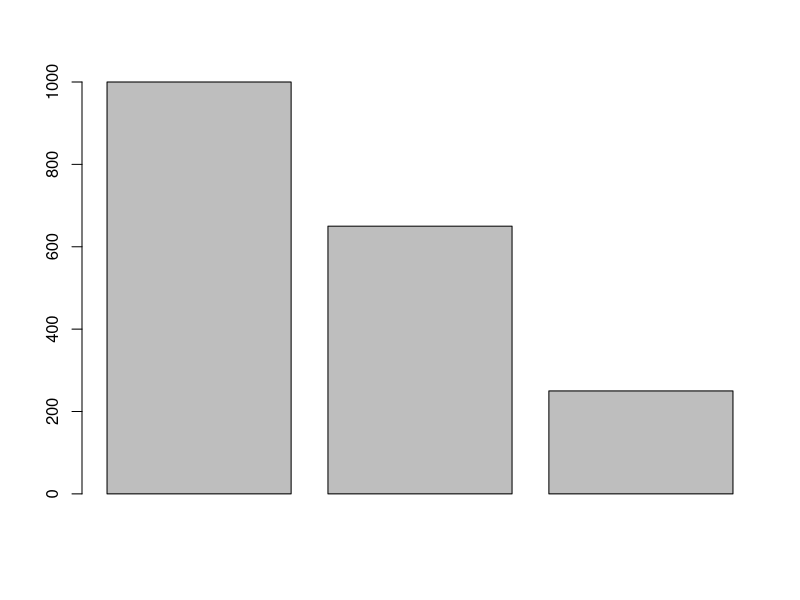
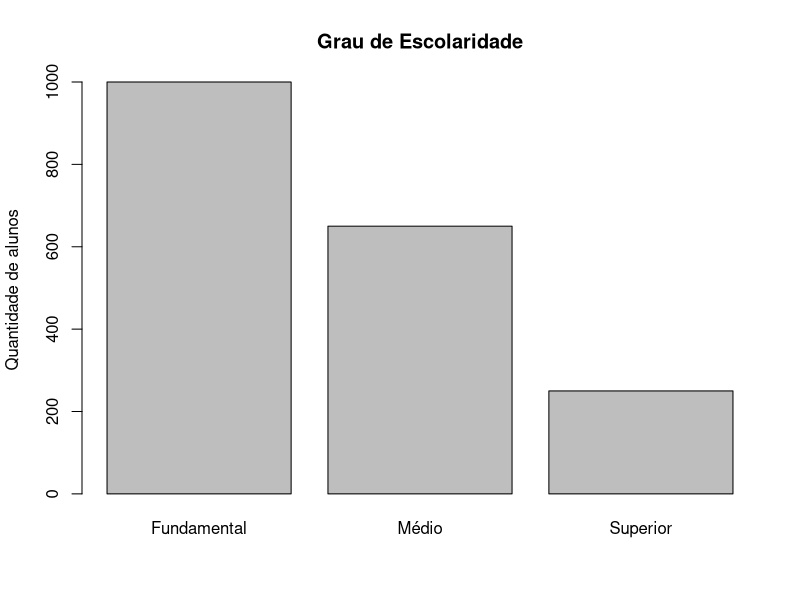
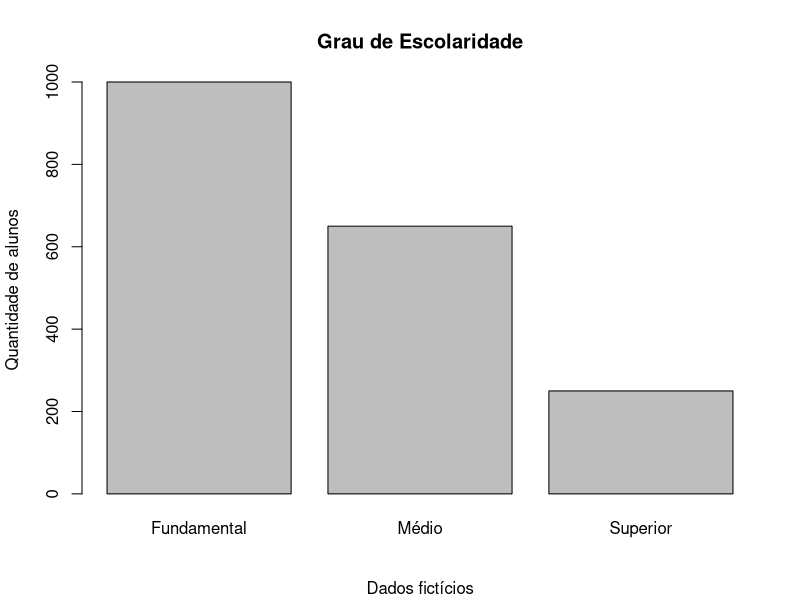
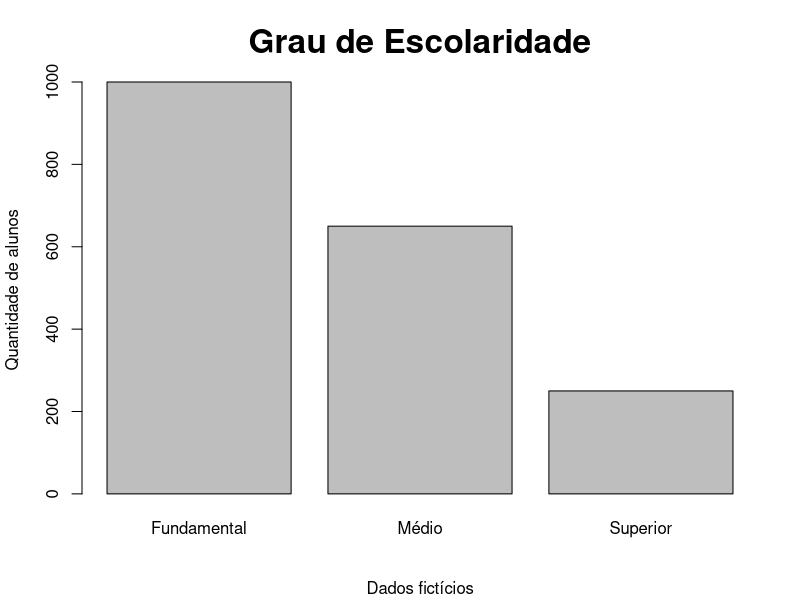
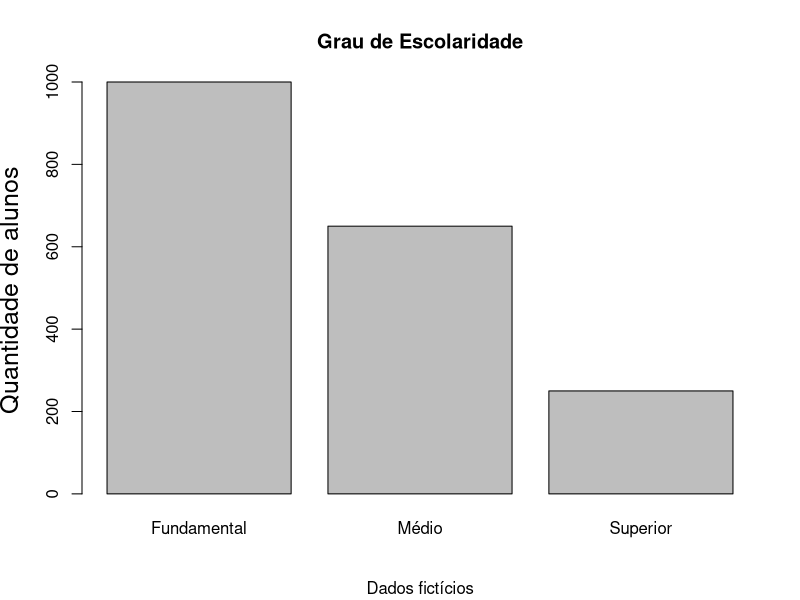
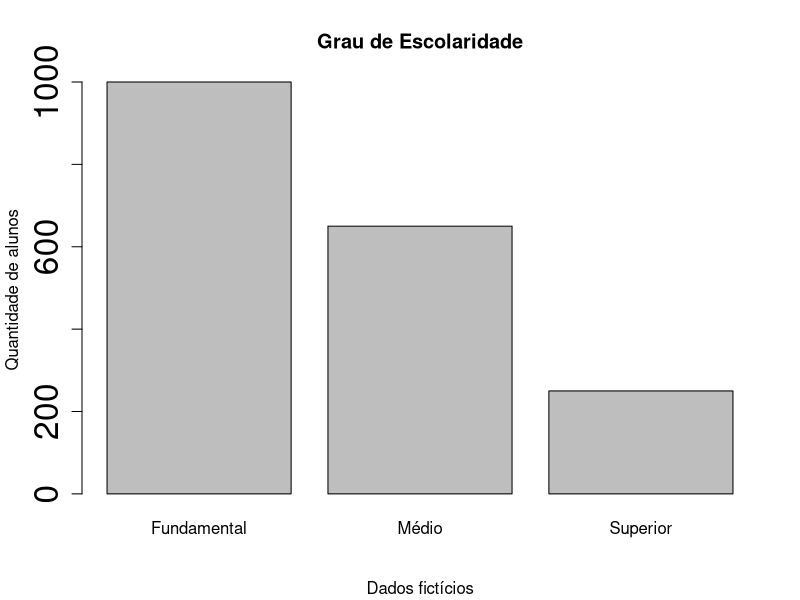
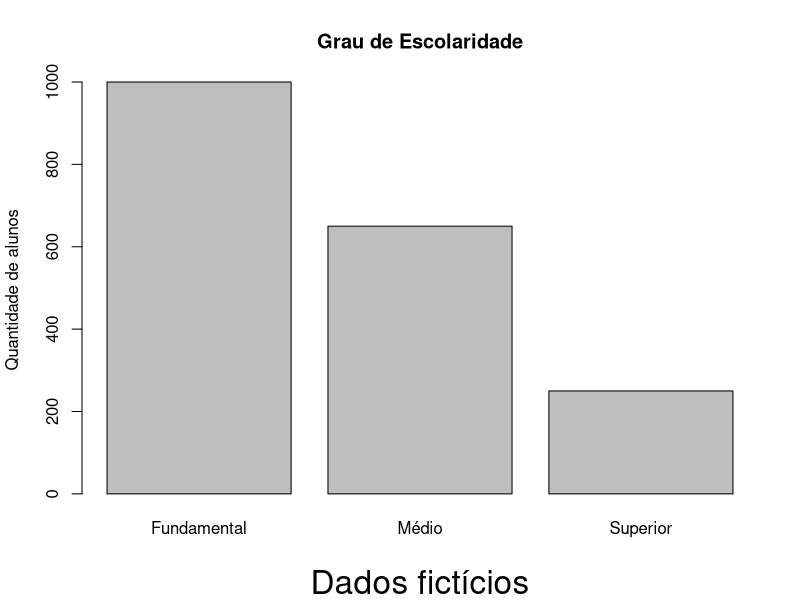
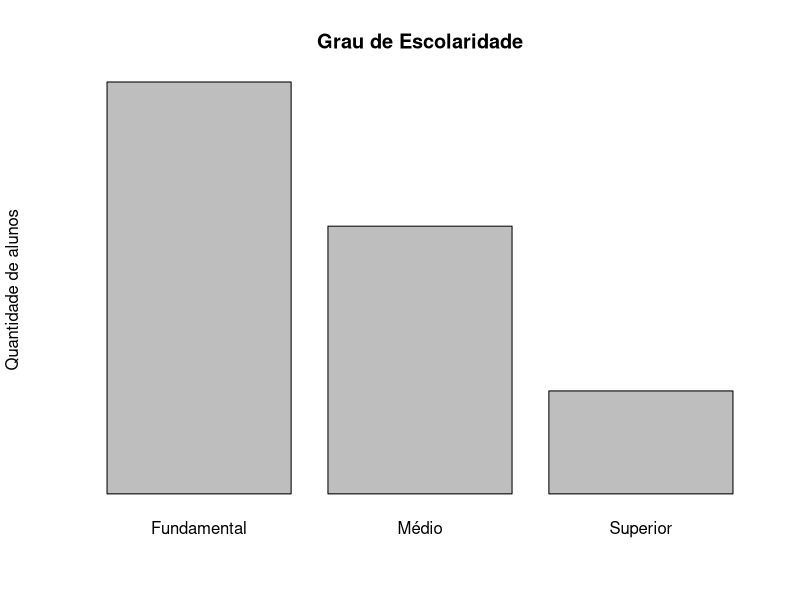

These figures' R source, in order:
## ---- chunk 1
alunos <- c(1000, 650, 250)
barplot(alunos)
## ---- chunk 2
escolaridade <- c("Fundamental", "Médio", "Superior")
barplot(alunos, names.arg = escolaridade, main= "Grau de Escolaridade",
        ylab = "Quantidade de alunos")

## ---- chunk 3
barplot(alunos, names.arg = escolaridade, main = "Grau de Escolaridade", 
        ylab = "Quantidade de alunos", sub = "Dados fictícios")
## ---- chunk 4
# Para o título

barplot(alunos, names.arg = escolaridade, main = "Grau de Escolaridade", 
        ylab = "Quantidade de alunos", sub = "Dados fictícios", cex.main = 2)

# Para os eixos

barplot(alunos, names.arg = escolaridade, main = "Grau de Escolaridade", 
        ylab = "Quantidade de alunos", sub = "Dados fictícios", cex.lab = 1.5)

# Para o número do eixo horizontal

barplot(alunos, names.arg = escolaridade, main= "Grau de Escolaridade", 
        ylab = "Quantidade de alunos", sub = "Dados fictícios", cex.axis = 2)

# Para o subtítulo

barplot(alunos, names.arg = escolaridade, main = "Grau de Escolaridade", 
        ylab = "Quantidade de alunos", sub = "Dados fictícios", cex.sub = 2)
## ---- chunk 5

barplot(alunos, names.arg = escolaridade, main = "Grau de Escolaridade", 
        ylab = "Quantidade de alunos", axes = F)
## ---- chunk 6
barplot(alunos, names.arg = escolaridade, main = "Grau de Escolaridade", 
        xlab = "Quantidade de alunos", sub = "Dados fictícios", horiz = T)
## ---- chunk 7
barplot(alunos, names.arg = escolaridade, main = "Grau de Escolaridade", 
        xlab = "Quantidade de alunos", sub = "Dados fictícios", horiz = T)
## ---- chunk 8
barplot(alunos, names.arg = escolaridade, main = "Grau de Escolaridade", 
        ylab = "Quantidade de alunos", sub = "Dados fictícios", density = 20, angle = 180)

